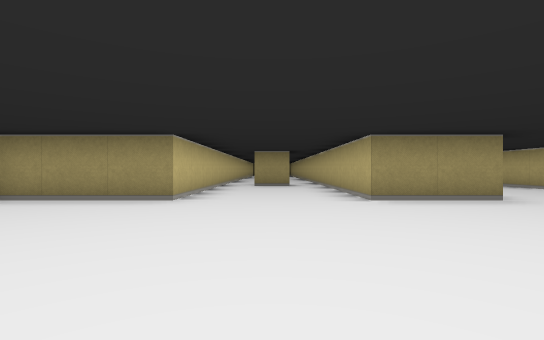
[1] (above)

23 first-person views from a walk through a cub3D maze. The camera is about half as high as the walls, looks level and sees 85° across. The floor is counted in squares. Each view is taken from the middle of a square. On the plan, view 1 faces up. The plan holds only what a view shows up to about 9 squares ahead; the rest is blank.

[2]
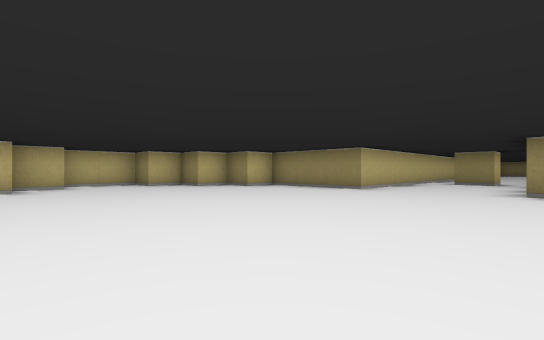

[3]
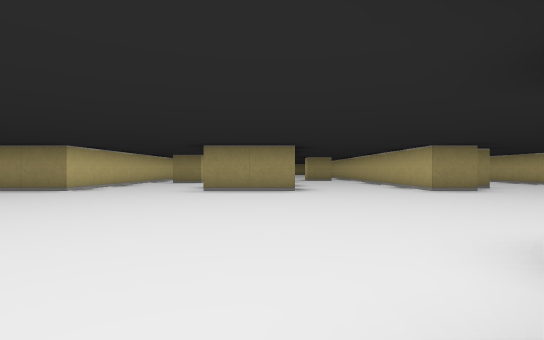

[4]
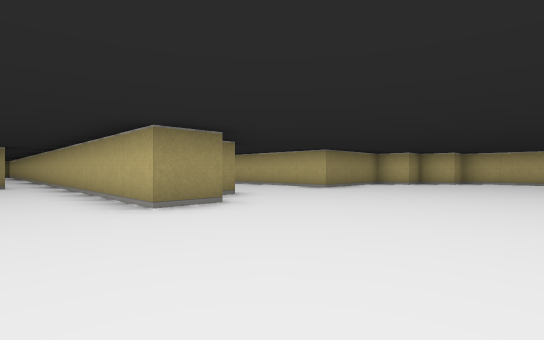

[5]
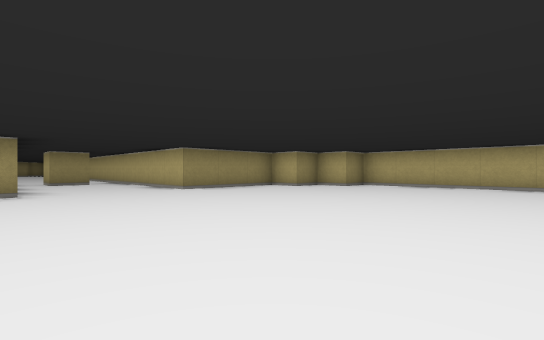

[6]
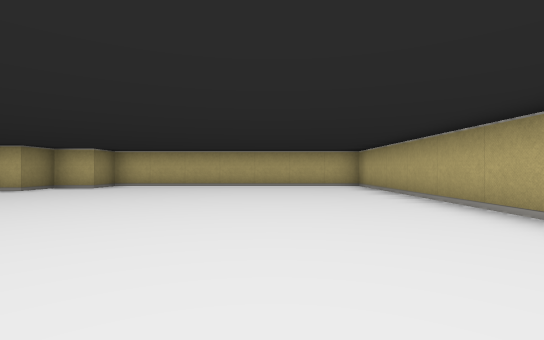

[7]
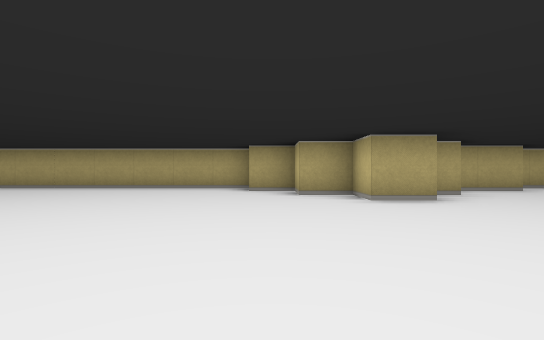

[8]
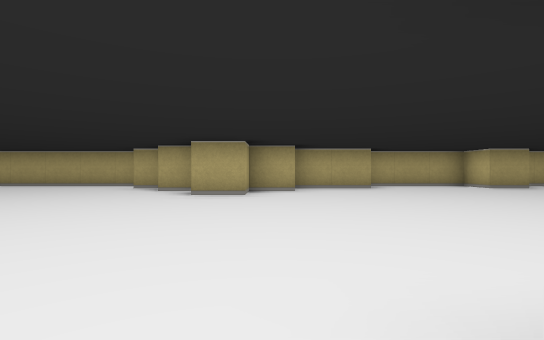

[9]
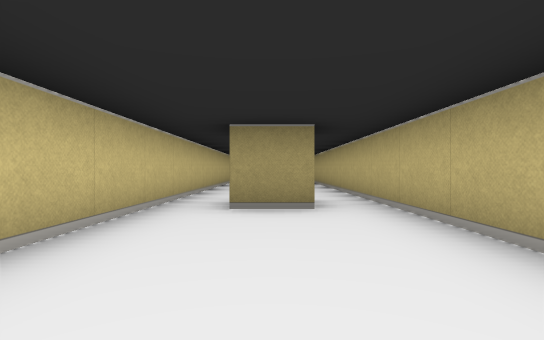

[10]
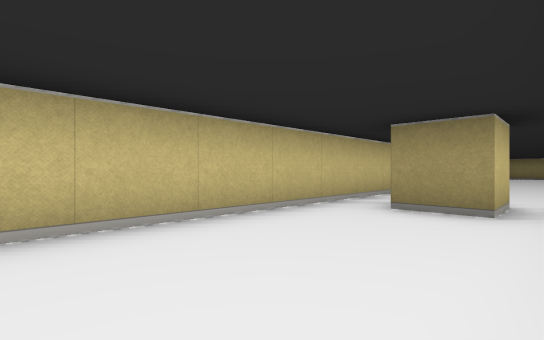

[11]
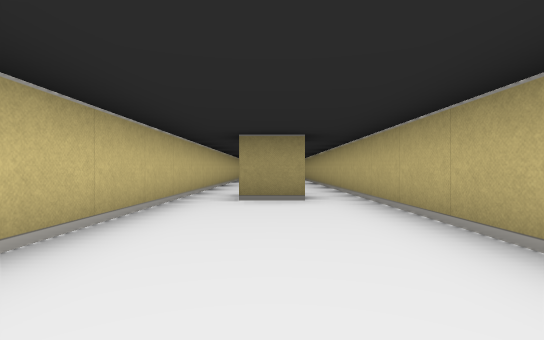

[12]
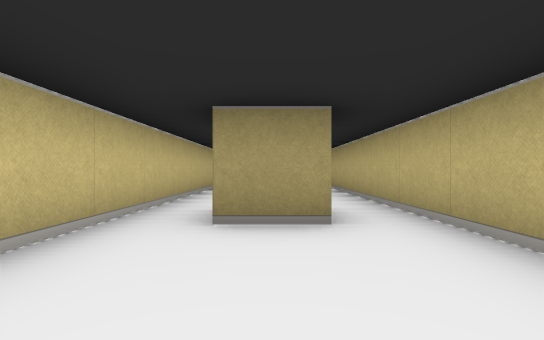

[13]
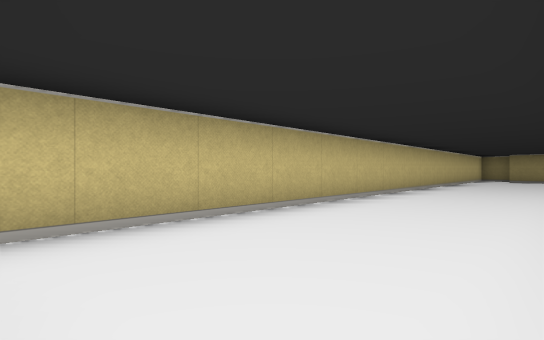

[14]
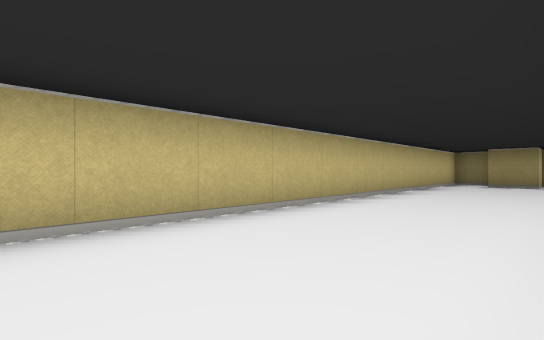

[15]
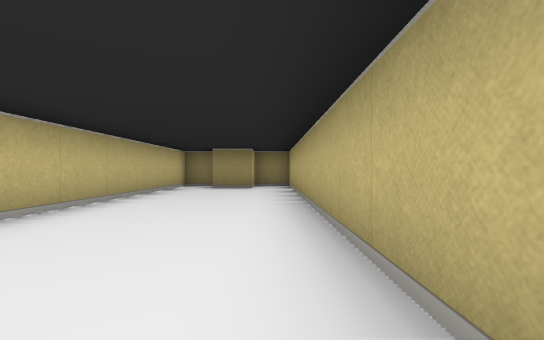

[16]
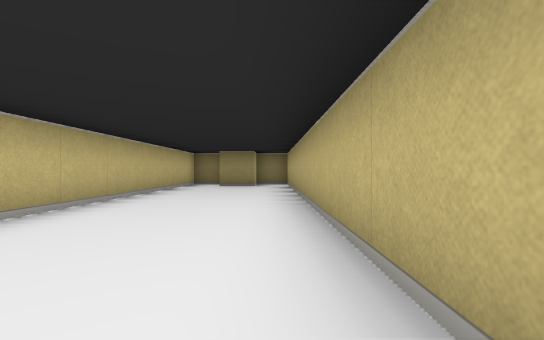

[17]
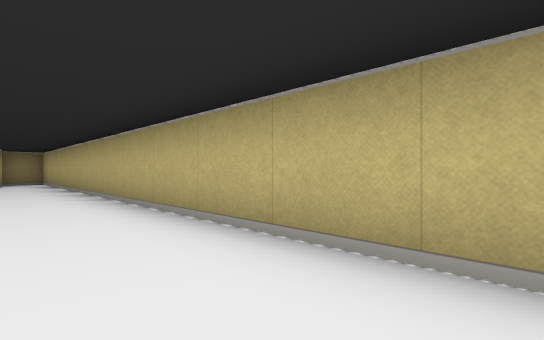

[18]
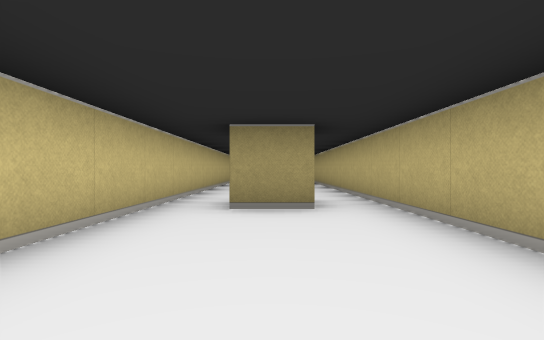

[19]
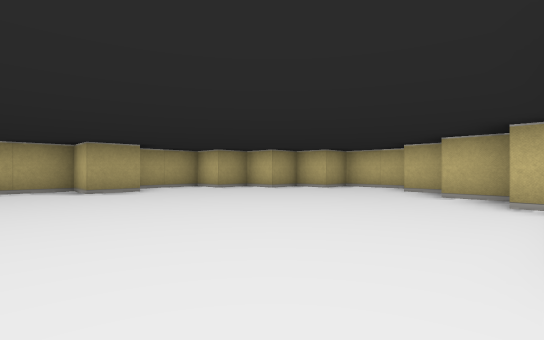

[20]
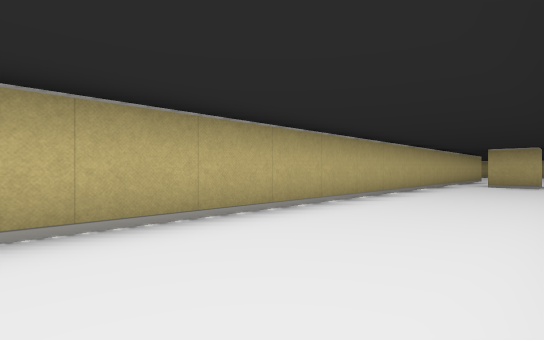

[21]
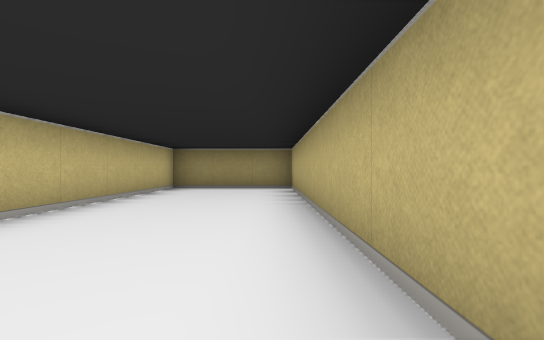

[22]
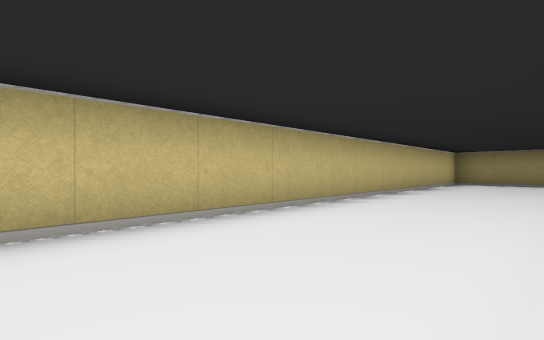

[23]
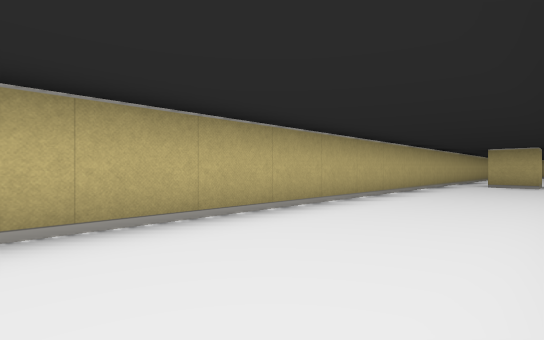

### Floor plan
Points are (right, up) in squares from view 1. A wall is a line through its corners. A room is listed if a view was taken in it or the views show most of it. See-through windows are left out.
Room 1 (views 1, 2, 3, 4, 5, 6, 7, 8, 9, 10, 11, 12, 13, 14, 15, 16, 17, 18, 19, 20, 21, 22, 23)
walls: (4.5, 10.5) (4.5, 11.5) (5.5, 11.5) (5.5, 10.5) (4.5, 10.5); (3.5, 4.5) (1.5, 4.5) (1.5, 23.5) (-1.5, 23.5) (-1.5, 4.5) (-4.2, 4.5); (7.5, 4.5) (6.5, 4.5) (6.5, 21); (0.5, 9.1) (0.5, 8.5) (-0.5, 8.5); (-0.5, 8.8) (-0.5, 9.5) (0.5, 9.5); (10.6, 9.5) (9.5, 9.5) (9.5, 10.2); (3.5, 16) (3.5, 7); (14.2, 5.5) (11.5, 5.5) (11.5, 25.5) (10.5, 25.5) (10.5, 24.5) (9.5, 24.5); (3.5, -1.5) (4.5, -1.5) (4.5, -0.5) (5.5, -0.5) (5.5, -1.5) (6.5, -1.5) (6.5, -2.5) (7.5, -2.5); (-4.5, 4.2) (-4.5, 3.5) (-5.2, 3.5); (1.5, -2.5) (3.5, -2.5); (-5.5, 3.5) (-5.5, 2.5) (-6.2, 2.5); (7.5, -3.5) (16.5, -3.5) (16.5, 3.5) (15.5, 3.5) (15.5, 4.5) (14.5, 4.5) (14.5, 5.2); (-6.5, 2.2) (-6.5, 1.5) (-7.2, 1.5); (-2.6, -2.5) (-1.5, -2.5) (-1.5, -3.5) (1.2, -3.5); (-7.5, 1.2) (-7.5, -0.5) (-6.5, -0.5) (-6.5, -1.5) (-5.5, -1.5) (-5.5, -2.5) (-4.5, -2.5) (-4.5, -3.5) (-2.9, -3.5); (9.4, 25.5) (8.5, 25.5) (8.5, 6.6)

Positions as (right, up) in squares from view 1, and headings:
1: (0, 0), facing up
2: (2, -2), facing up-left
3: (3, -2), facing up
4: (5, 1), facing up-right
5: (8, -1), facing up-right
6: (8, -1), facing right
7: (7, 4), facing down
8: (4, 5), facing down
9: (5, 7), facing up
10: (6, 7), facing up-left
11: (10, 5), facing up
12: (10, 7), facing up
13: (11, 11), facing up-left
14: (11, 15), facing up-left
15: (11, 17), facing up
16: (11, 16), facing up
17: (10, 14), facing up-right
18: (0, 5), facing up
19: (0, 4), facing down-left
20: (-1, 19), facing down-right
21: (1, 16), facing up
22: (1, 13), facing up-left
23: (4, 21), facing down-right
